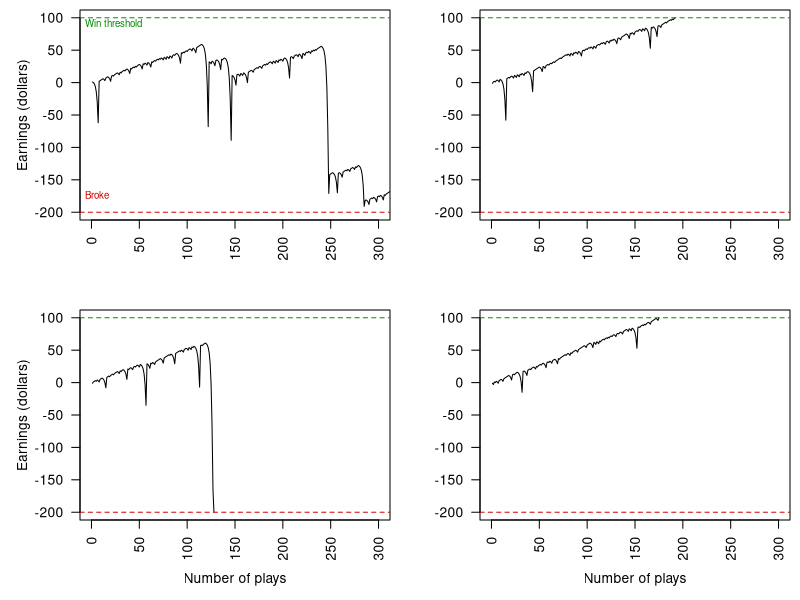
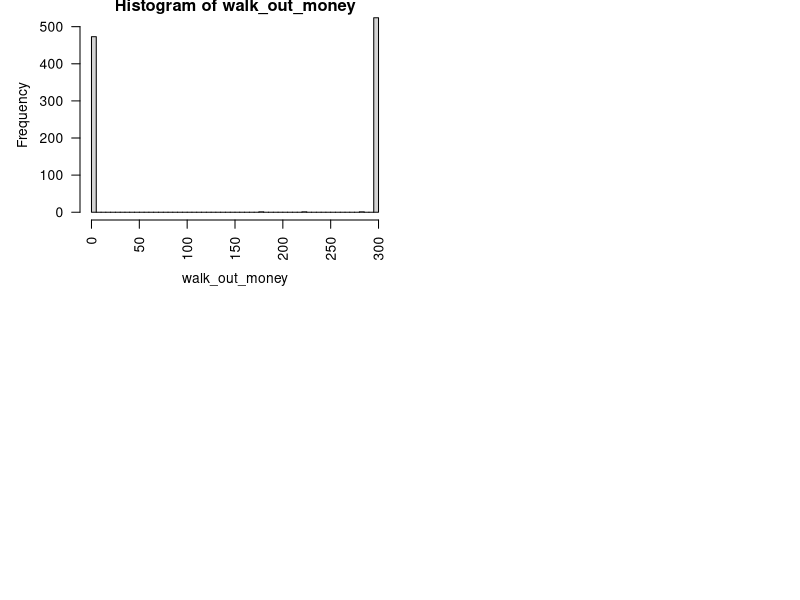
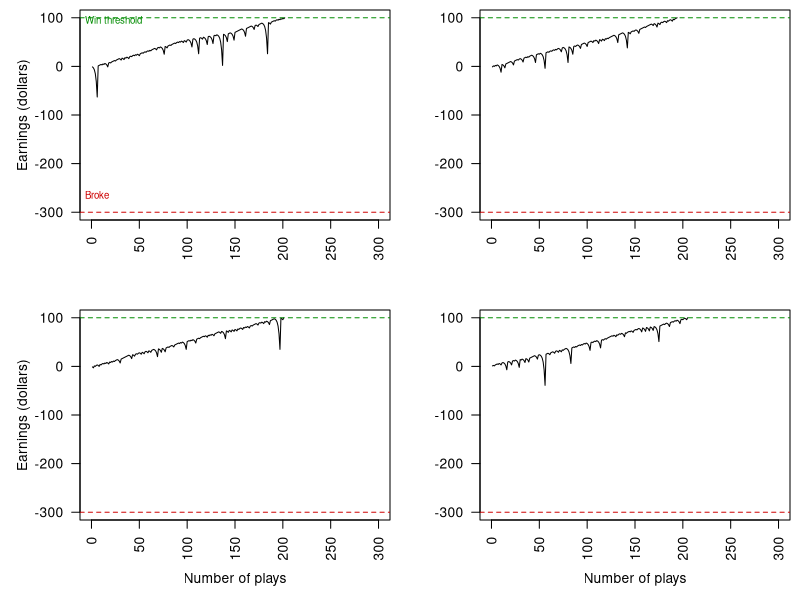
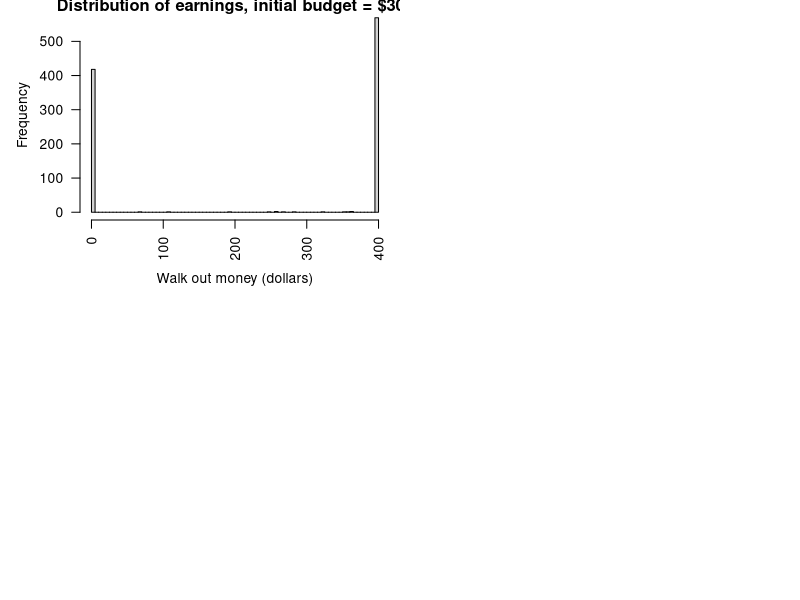

These charts were generated, in order, by the following R code:
## ---- chunk 1
library(magrittr)
library(tidyverse)
library(lattice)
knitr::opts_chunk$set(echo = TRUE)
## ---- chunk 2
#' @param state A list with the following entries: 
#'   B              number, the budget
#'   W              number, the budget threshold for successfully stoping
#'   L              number, the maximum number of plays 
#'   M              number, the casino wager limit
#'   plays          integer, the number of plays executed
#'   previous_wager number, the wager in the previous play (0 at first play)
#'   previous_win   TRUE/FALSE, indicator if the previous play was a win (TRUE at first play)
#' @return The updated state list
    one_play <- function(state){
  
    # Wager
    proposed_wager <- ifelse(state$previous_win, 1, 2*state$previous_wager)
    wager <- min(proposed_wager, state$M, state$B)
    
    # Spin of the wheel
    red <- rbinom(1,1,18/38)
    
    # Update state
    state$plays <- state$plays + 1
    state$previous_wager <- wager
    if(red){
      # WIN
      state$B <- state$B + wager
      state$previous_win <- TRUE
    }else{
      # LOSE
      state$B <- state$B - wager
      state$previous_win <- FALSE
    }
  state
}


#' Stopping rule
#'
#' Takes the state list and determines if the gambler has to stop
#' @param state A list.  See one_play
#' @return TRUE/FALSE
stop_play <- function(state){
  if(state$B <= 0) return(TRUE)
  if(state$plays >= state$L) return(TRUE)
  if(state$B >= state$W) return(TRUE)
  FALSE
}
## ---- chunk 3
#' Play roulette to either bankruptcy, success, or play limits
#'
#' @param B number, the starting budget
#' @param W number, the budget threshold for successfully stoping
#' @param L number, the maximum number of plays 
#' @param M number, the casino wager limit
#' @return A vector of budget values calculated after each play.
one_series <- function(
    B = 200
  , W = 300
  , L = 1000
  , M = 100
){

  # initial state
  state <- list(
    B = B
  , W = W
  , L = L
  , M = M
  , plays = 0
  , previous_wager = 0
  , previous_win = TRUE
  )
  
  # vector to store budget over series of plays
  budget <- rep(NA, L)
  
  # For loop of plays
  for(i in 1:L){
    new_state <- state %>% one_play
    budget[i] <- new_state$B
    if(new_state %>% stop_play){
      return(budget[1:i])
    }
    state <- new_state
  }
  budget    
}

# helper function
get_last <- function(x) x[length(x)] 
## ---- chunk 4
# Simulation
walk_out_money <- rep(NA, 1000)
for(j in seq_along(walk_out_money)){
  walk_out_money[j] <- one_series(B = 200, W = 300, L = 1000, M = 100) %>% get_last
}
par(mfrow=c(2,2),mai=c(.8,.8,.1,.1),las=2)
plot(one_series(B = 200, W = 300, L = 1000, M = 100)-200,ylab="Earnings (dollars)",ylim=c(-200,100),xlab="",xlim=c(0,300),type="l")
abline(h=100,lty=2,col="green4")
abline(h=-200,lty=2,col="red3")
legend(-25,110,"Win threshold",bty="n",cex=0.7,text.col="green4")
legend(-25,-155,"Broke",bty="n",cex=0.7,text.col="red3")
plot(one_series(B = 200, W = 300, L = 1000, M = 100)-200,ylab="",ylim=c(-200,100),xlab="",xlim=c(0,300),type="l")
abline(h=100,lty=2,col="green4")
abline(h=-200,lty=2,col="red3")
plot(one_series(B = 200, W = 300, L = 1000, M = 100)-200,ylab="Earnings (dollars)",ylim=c(-200,100),xlab="Number of plays",xlim=c(0,300),type="l")
abline(h=100,lty=2,col="green4")
abline(h=-200,lty=2,col="red3")
plot(one_series(B = 200, W = 300, L = 1000, M = 100)-200,ylab="",ylim=c(-200,100),xlab="Number of plays",xlim=c(0,300),type="l")
abline(h=100,lty=2,col="green4")
abline(h=-200,lty=2,col="red3")
## ---- chunk 5
# Walk out money distribution
hist(walk_out_money, breaks = 100)

# Estimated probability of walking out with extra cash
mean(walk_out_money > 200)
## ---- chunk 6
# Estimated earnings
mean(walk_out_money - 200)
## ---- chunk 7
walk_out_money <- rep(NA, 1000)
for(j in seq_along(walk_out_money)){
  walk_out_money[j] <- one_series(B = 300, W = 400, L = 1000, M = 100) %>% get_last
}

par(mfrow=c(2,2),mai=c(.8,.8,.1,.1),las=2)
plot(one_series(B = 300, W = 400, L = 1000, M = 100)-300,ylab="Earnings (dollars)",ylim=c(-300,100),xlab="",xlim=c(0,300),type="l")
abline(h=100,lty=2,col="green4")
abline(h=-300,lty=2,col="red3")
legend(-25,120,"Win threshold",bty="n",cex=0.7,text.col="green4")
legend(-25,-240,"Broke",bty="n",cex=0.7,text.col="red3")
plot(one_series(B = 300, W = 400, L = 1000, M = 100)-300,ylab="",ylim=c(-300,100),xlab="",xlim=c(0,300),type="l")
abline(h=100,lty=2,col="green4")
abline(h=-300,lty=2,col="red3")
plot(one_series(B = 300, W = 400, L = 1000, M = 100)-300,ylab="Earnings (dollars)",ylim=c(-300,100),xlab="Number of plays",xlim=c(0,300),type="l")
abline(h=100,lty=2,col="green4")
abline(h=-300,lty=2,col="red3")
plot(one_series(B = 300, W = 400, L = 1000, M = 100)-300,ylab="",ylim=c(-300,100),xlab="Number of plays",xlim=c(0,300),type="l")
abline(h=100,lty=2,col="green4")
abline(h=-300,lty=2,col="red3")
## ---- chunk 8
hist(walk_out_money,breaks=100,xlab="Walk out money (dollars)",ylab="Frequency",main="Distribution of earnings, initial budget = $300")
